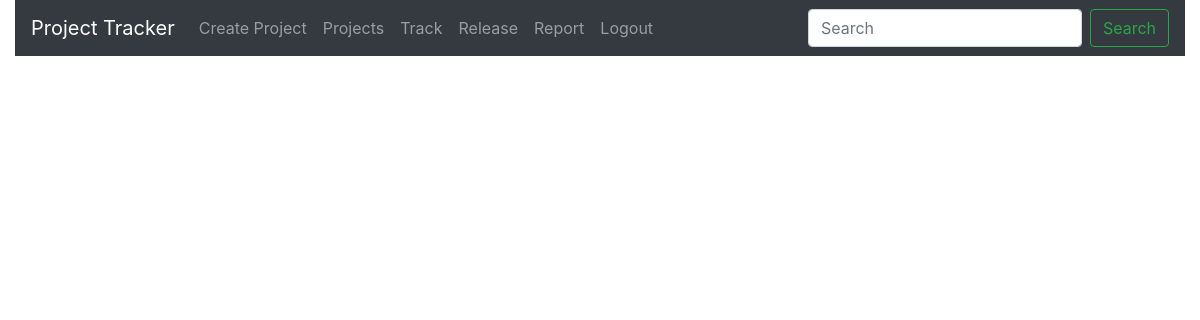
Before: /10/Project (signed in) with the older database file.
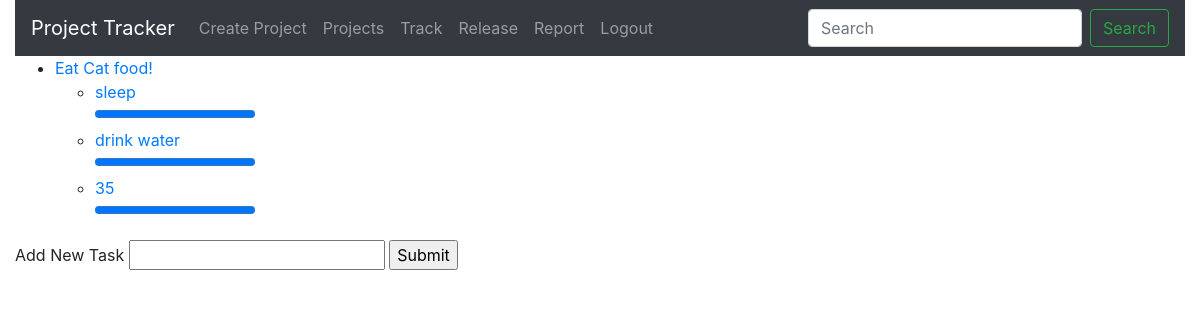
After: the same page with the newer database file.
### Pmanage/models.py (models this page shows)
class Project(models.Model):
    Project_name=models.CharField(max_length=64)
    team=models.IntegerField()
    complete_percentage=models.IntegerField()
    createdate=datetime.datetime.now()
    max_day=models.IntegerField()
    status=models.CharField(max_length=64,default="unrelease")

class Tasks(models.Model):
    projectid=models.ForeignKey(Project,on_delete=models.CASCADE,name="Pid")
    taskname=models.CharField(max_length=64)
    taskpercentage=models.IntegerField(default=0)

### Pmanage/views.py (the view)
# urls.py: path('<int:id>/Project',views.intproject,name="PID"),
@login_required
def intproject(request, id):
    showproject = Project.objects.filter(id=id)
    showtasks = Tasks.objects.filter(Pid=id)
    return render(request, "Pmanage/projectID.html", {
        "Project": showproject, "Tasks": showtasks
    })

### Pmanage/templates/Pmanage/projectID.html (shortened to what this page needs)
{% extends 'Pmanage/layout.html' %}
{% block body %}
{% for p in Project %}
<ul>
    <li><a href="{% url 'PID' p.id %}">{{p.Project_name}}</a></li>
    {% for t in Tasks %}
    <ul>
        <li><a href="{% url 'inditask' t.id %}"  >{{t.taskname}}</a></li>
        <progress value="{{t.taskpercentage}}" max="100"  id="progressbar"></progress>
    </ul>
    {% endfor %}
</ul>
<form method="POST" action="{% url 'Cplan' p.id %}">
Add New Task
    <input type="text" name="task1">
    <input type="submit">
</form>
{% endfor %}
{% endblock %}

### Pmanage/templates/Pmanage/layout.html (shortened to what this page needs)
{% load static %}
<!DOCTYPE html>
<html>
    <head>
        <link rel="stylesheet" href="https://maxcdn.bootstrapcdn.com/bootstrap/4.0.0/css/bootstrap.min.css">
    </head>
    <body>
        <div class="container-fluid">
<nav class="navbar navbar-expand-lg navbar-dark bg-dark">
    <a class="navbar-brand" href="{% url 'All_Project' %}">Project Tracker</a>
  {% if user.is_authenticated %}
    <div class="collapse navbar-collapse" id="navbarSupportedContent">
      <ul class="navbar-nav mr-auto">
        <li class="nav-item {% block active %} {% endblock active %}">
          <a class="nav-link" href="{% url 'Create' %}">Create Project </a>
        </li>
          <li class="nav-item {% block active1 %} {% endblock active1 %}">
          <a class="nav-link" href="{% url 'All_Project' %}">Projects</a>
        </li>
        <li class="nav-item {% block active2 %} {% endblock active2 %}">
          <a class="nav-link" href="{% url 'Track' %}">Track</a>
        </li>
        <li class="nav-item {% block active3 %} {% endblock active3 %}">
            <a class="nav-link" href="{% url 'Released' %}">Release</a>
          </li>
          <li class="nav-item {% block active4 %} {% endblock active4 %}">
            <a class="nav-link" href="{% url 'Report' %}">Report</a>
          </li>
           <li class="nav-item {% block active5 %} {% endblock active5 %}">
            <a class="nav-link" href="{% url 'Logout' %}">Logout</a>
          </li>
          {% endif  %}
      </ul>
      <form class="form-inline my-2 my-lg-0">
        <input class="form-control mr-sm-2" type="search" placeholder="Search" aria-label="Search">
        <button class="btn btn-outline-success my-2 my-sm-0" type="submit">Search</button>
      </form>
    </div>
  </nav>
        {% block body %}
        {% endblock body %}
    </div>
    </body>
</html>

Changed rows visible on the page:
added Project: Project_name "Eat Cat food!"
added Tasks: taskname "sleep", taskpercentage 100 (drawn)
added Tasks: taskname "drink water", taskpercentage 100 (drawn)
added Tasks: taskname "35", taskpercentage 100 (drawn)
